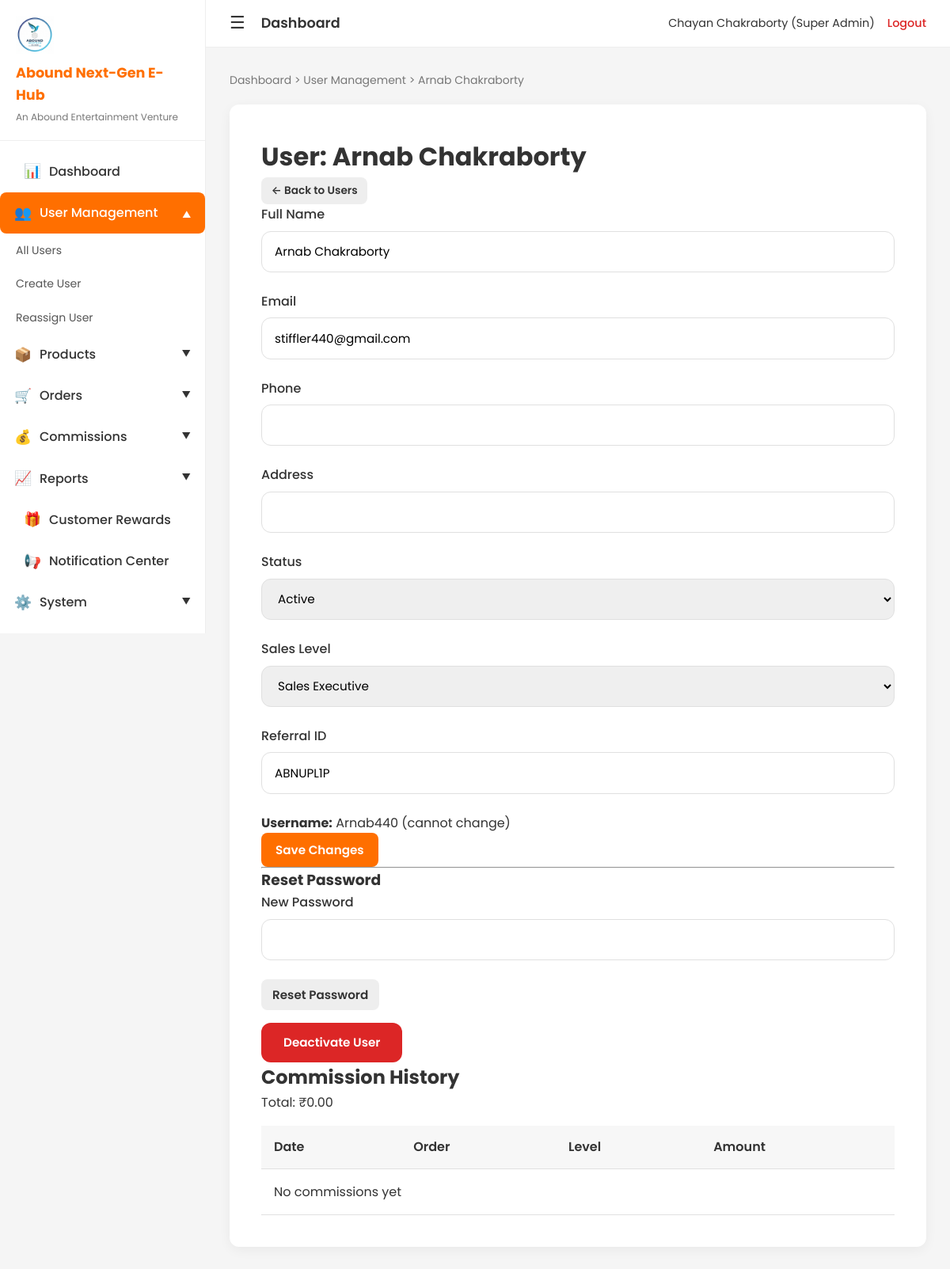
Screenshot of /admin/user/4 (signed in) with the database file from the repository.
### app.py (models this page shows, shortened)
class User(db.Model):
    id = db.Column(db.Integer, primary_key=True)
    username = db.Column(db.String(80), unique=True, nullable=False)
    email = db.Column(db.String(120), unique=True, nullable=False)
    password_hash = db.Column(db.String(255), nullable=False)
    full_name = db.Column(db.String(100), nullable=False)
    user_level = db.Column(db.Integer, default=1)  # 1-10 for sales; 0/None = admin/super_admin (no level)
    parent_id = db.Column(db.Integer, db.ForeignKey('user.id'), nullable=True)
    referral_id = db.Column(db.String(12), unique=True, nullable=True)  # ABN + 5 chars
    created_at = db.Column(db.DateTime, default=datetime.utcnow)
    is_active = db.Column(db.Boolean, default=True)
    user_status = db.Column(db.String(20), default='active')  # active, inactive, suspended
    is_admin = db.Column(db.Boolean, default=False)  # Legacy
    user_role = db.Column(db.String(20), default='user')  # user, admin, super_admin, customer
    phone = db.Column(db.String(20), nullable=True)
    address = db.Column(db.String(255), nullable=True)
    position = db.Column(db.String(80), nullable=True)
    assigned_member_id = db.Column(db.Integer, db.ForeignKey('user.id'), nullable=True)
    children = db.relationship('User', backref=db.backref('parent', remote_side=[id]), lazy='dynamic', foreign_keys='User.parent_id')
    @property
    def level_name(self):
        r = getattr(self, 'user_role', None)
        if r == 'super_admin':
            return 'Super Admin'
    @property
    def is_super_admin(self):
        return getattr(self, 'user_role', None) == 'super_admin'
    @property
    def is_admin_role(self):
        r = getattr(self, 'user_role', None)
        return r in ('admin', 'super_admin')
    @property
    def is_sales_user(self):
        return getattr(self, 'user_role', None) == 'user'

### app.py (the view, shortened to what this page needs)
@app.route('/admin/user/<int:user_id>', methods=['GET', 'POST'])
@require_super_admin
def admin_user(user_id):
    admin_user = User.query.get(session['user_id'])
    user = User.query.get_or_404(user_id)
    commissions = user.commissions
    total_comm = sum(c.commission_amount for c in commissions)
    return render_template('admin/user_detail.html', user=user, commissions=commissions, total_comm=total_comm, config=hierarchy_config)

### app.py (called while the page is built)
def get_logo_url():
    img_dir = app.config['UPLOAD_FOLDER']
    if not os.path.isdir(img_dir):
        return None
    for ext in ['png', 'jpg', 'jpeg', 'webp', 'svg', 'gif']:
        path = os.path.join(img_dir, f'logo.{ext}')
        if os.path.isfile(path):
            return url_for('static', filename=f'images/logo.{ext}')
    return None

def get_director_profile_url():
    img_dir = app.config['UPLOAD_FOLDER']
    if not os.path.isdir(img_dir):
        return None
    for ext in ['png', 'jpg', 'jpeg', 'webp']:
        path = os.path.join(img_dir, f'director-profile.{ext}')
        if os.path.isfile(path):
            return url_for('static', filename=f'images/director-profile.{ext}')
    return None

def get_director_signature_url():
    img_dir = app.config['UPLOAD_FOLDER']
    if not os.path.isdir(img_dir):
        return None
    for ext in ['png', 'jpg', 'jpeg', 'webp']:
        path = os.path.join(img_dir, f'director-signature.{ext}')
        if os.path.isfile(path):
            return url_for('static', filename=f'images/director-signature.{ext}')
    return None

@app.context_processor
def inject_globals():
    d = {
        'logo_url': get_logo_url(),
        'director_profile_url': get_director_profile_url(),
        'director_signature_url': get_director_signature_url(),
        'app_url': app.config['APP_URL']
    }
    if 'user_id' in session:
        u = User.query.get(session['user_id'])
        d['is_admin'] = u.is_admin_role if u else False
        d['is_super_admin'] = u.is_super_admin if u else False
        d['current_user'] = u
    else:
        d['is_admin'] = False
        d['is_super_admin'] = False
        d['current_user'] = None
    return d

@app.before_request
def check_user_active():
    if 'user_id' not in session or request.endpoint in (None, 'logout', 'login'):
        return
    user = User.query.get(session.get('user_id'))
    if user and user.is_sales_user and not user.is_user_active:
        session.clear()
        flash('Your account is inactive. Please contact administrator.', 'error')
        return redirect(url_for('login'))

### templates/admin/user_detail.html (shortened to what this page needs)
{% extends "base.html" %}
{% block breadcrumb %}<a href="{{ url_for('admin_dashboard') }}">Dashboard</a> > <a href="{{ url_for('admin_users') }}">User Management</a> > {{ user.full_name }}{% endblock %}
{% block content %}
<div class="admin-page">
    <h1>User: {{ user.full_name }}</h1>
    <p><a href="{{ url_for('admin_users') }}" class="btn btn-secondary btn-sm">← Back to Users</a></p>
    <form method="POST">
        <div class="user-detail">
            <div class="form-group"><label>Full Name</label><input type="text" name="full_name" value="{{ user.full_name }}" required></div>
            <div class="form-group"><label>Email</label><input type="email" name="email" value="{{ user.email }}" required></div>
            <div class="form-group"><label>Phone</label><input type="text" name="phone" value="{{ user.phone or '' }}"></div>
            <div class="form-group"><label>Address</label><input type="text" name="address" value="{{ user.address or '' }}"></div>
            <div class="form-group">
                <label>Status</label>
                <select name="user_status">
                    <option value="active" {% if (user.user_status or 'active') == 'active' %}selected{% endif %}>Active</option>
                </select>
            </div>
            {% if user.is_sales_user %}
            <div class="form-group">
                <label>Sales Level</label>
                <select name="user_level">
                    {% for lvl, name in config.LEVELS %}
                    <option value="{{ lvl }}" {% if user.user_level == lvl %}selected{% endif %}>{{ name }}</option>
                    {% endfor %}
                </select>
            </div>
            <div class="form-group"><label>Referral ID</label><input type="text" name="referral_id" value="{{ user.referral_id or '' }}" placeholder="Assign manually"></div>
            {% else %}
            <p><em>Administrative account — no sales level or referral.</em></p>
            {% endif %}
            <p><strong>Username:</strong> {{ user.username }} (cannot change)</p>
            <button type="submit" class="btn btn-primary">Save Changes</button>
        </div>
    </form>
    <hr>
    <h3>Reset Password</h3>
    <form method="POST" style="margin-bottom: 1rem;">
        <div class="form-group"><label>New Password</label><input type="password" name="new_password" required></div>
        <button type="submit" class="btn btn-secondary">Reset Password</button>
    </form>
    {% if not user.is_super_admin %}
    {% if user.user_role == 'admin' %}
    <form method="POST" action="{{ url_for('admin_user_delete', user_id=user.id) }}" onsubmit="return confirm('Permanently delete Admin {{ user.full_name }}? This cannot be undone.');">
        <button type="submit" class="btn" style="background:#dc2626;color:white;">Delete Admin Account</button>
    </form>
    {% else %}
    <form method="POST" action="{{ url_for('admin_user_delete', user_id=user.id) }}" onsubmit="return confirm('Deactivate {{ user.full_name }}? User will not be removed; they will be marked inactive and cannot login.');">
        <button type="submit" class="btn" style="background:#dc2626;color:white;">Deactivate User</button>
    </form>
    {% endif %}
    {% endif %}
    <h2>Commission History</h2>
    <p>Total: ₹{{ "%.2f"|format(total_comm) }}</p>
    <div class="table-responsive">
    <table class="admin-table">
        <thead>
            <tr><th>Date</th><th>Order</th><th>Level</th><th>Amount</th></tr>
        </thead>
        <tbody>
            {% if not commissions %}
            <tr><td colspan="4">No commissions yet</td></tr>
            {% endif %}
        </tbody>
    </table>
    </div>
</div>
{% endblock %}

### templates/base.html (shortened to what this page needs)
<!DOCTYPE html>
<html lang="en">
<head>
    <link rel="stylesheet" href="{{ url_for('static', filename='css/style.css') }}?v=3">
</head>
<body class="{% if 'user_id' in session %}internal-layout{% endif %}">
    {% if 'user_id' in session %}
    <aside class="app-sidebar" id="app-sidebar">
        <div class="sidebar-header">
            {% if logo_url %}<img src="{{ logo_url }}" alt="Logo" class="sidebar-logo">{% endif %}
            <h2 class="sidebar-brand">Abound Next-Gen E-Hub</h2>
            <span class="sidebar-subtitle">An Abound Entertainment Venture</span>
        </div>
        <nav class="sidebar-nav">
            {% if is_admin %}
            <div class="sidebar-menu">
                <a href="{{ url_for('admin_dashboard') }}" class="sidebar-item {% if request.endpoint == 'admin_dashboard' %}active{% endif %}">
                    <span class="sidebar-icon">📊</span> Dashboard
                </a>
            </div>
            {% if is_super_admin %}
            <div class="sidebar-accordion" data-menu="users">
                <div class="sidebar-item accordion-toggle {% if request.endpoint in ['admin_users','admin_user','admin_user_create','admin_reassign_user'] %}active{% endif %}">
                    <span class="sidebar-icon">👥</span> User Management
                    <span class="accordion-arrow">▼</span>
                </div>
                <div class="accordion-content">
                    <a href="{{ url_for('admin_users') }}" class="sidebar-subitem {% if request.endpoint == 'admin_users' %}active{% endif %}">All Users</a>
                    <a href="{{ url_for('admin_user_create') }}" class="sidebar-subitem {% if request.endpoint == 'admin_user_create' %}active{% endif %}">Create User</a>
                    <a href="{{ url_for('admin_reassign_user') }}" class="sidebar-subitem {% if request.endpoint == 'admin_reassign_user' %}active{% endif %}">Reassign User</a>
                </div>
            </div>
            {% endif %}
            <div class="sidebar-accordion" data-menu="products">
                <div class="sidebar-item accordion-toggle {% if request.endpoint in ['admin_products','admin_product_add','admin_product_edit'] %}active{% endif %}">
                    <span class="sidebar-icon">📦</span> Products
                    <span class="accordion-arrow">▼</span>
                </div>
            </div>
            <div class="sidebar-accordion" data-menu="orders">
                <div class="sidebar-item accordion-toggle {% if request.endpoint == 'admin_orders' %}active{% endif %}">
                    <span class="sidebar-icon">🛒</span> Orders
                    <span class="accordion-arrow">▼</span>
                </div>
            </div>
            <div class="sidebar-accordion" data-menu="commissions">
                <div class="sidebar-item accordion-toggle {% if request.endpoint in ['admin_commissions','admin_wallets'] %}active{% endif %}">
                    <span class="sidebar-icon">💰</span> Commissions
                    <span class="accordion-arrow">▼</span>
                </div>
            </div>
            {% if is_super_admin %}
            <div class="sidebar-accordion" data-menu="reports">
                <div class="sidebar-item accordion-toggle">
                    <span class="sidebar-icon">📈</span> Reports
                    <span class="accordion-arrow">▼</span>
                </div>
            </div>
            <div class="sidebar-menu">
                <a href="{{ url_for('admin_customer_rewards') }}" class="sidebar-item {% if request.endpoint == 'admin_customer_rewards' %}active{% endif %}">
                    <span class="sidebar-icon">🎁</span> Customer Rewards
                </a>
            </div>
            <div class="sidebar-menu">
                <a href="{{ url_for('admin_notifications') }}" class="sidebar-item {% if request.endpoint == 'admin_notifications' %}active{% endif %}">
                    <span class="sidebar-icon">📢</span> Notification Center
                </a>
            </div>
            <div class="sidebar-accordion" data-menu="system">
                <div class="sidebar-item accordion-toggle {% if request.endpoint in ['admin_activity_logs','admin_tree_health','admin_recalculate_commission','email_test'] %}active{% endif %}">
                    <span class="sidebar-icon">⚙️</span> System
                    <span class="accordion-arrow">▼</span>
                </div>
            </div>
            {% endif %}
            {% endif %}
        </nav>
    </aside>
    <div class="app-main">
        <header class="app-topbar">
            <div class="topbar-left">
                <button type="button" class="hamburger-btn" id="hamburger-btn" aria-label="Toggle menu">☰</button>
                <span class="topbar-title">{% block topbar_title %}Dashboard{% endblock %}</span>
            </div>
            <div class="topbar-user">
                <span class="topbar-name">{{ current_user.full_name if current_user else session.username }} ({{ current_user.level_name if current_user else session.get('level_name', 'Sales Executive') }})</span>
                <a href="{{ url_for('logout') }}" class="topbar-logout">Logout</a>
            </div>
        </header>
        <div class="app-content">
            <nav class="app-breadcrumb">{% block breadcrumb %}{% endblock %}</nav>
            <div class="main-page-card">
                {% block content %}{% endblock %}
            </div>
        </div>
    </div>
    {% endif %}
</body>
</html>

### rows the page displays
User: full_name "Chayan Chakraborty", user_role "Super Admin"
User: full_name "Arnab Chakraborty", email "stiffler440@gmail.com", user_status "Active", user_level "Sales Executive", referral_id "ABNUPL1P", username "Arnab440"

### other values shown
{{ "%.2f"|format(total_comm) }} "0.00"
